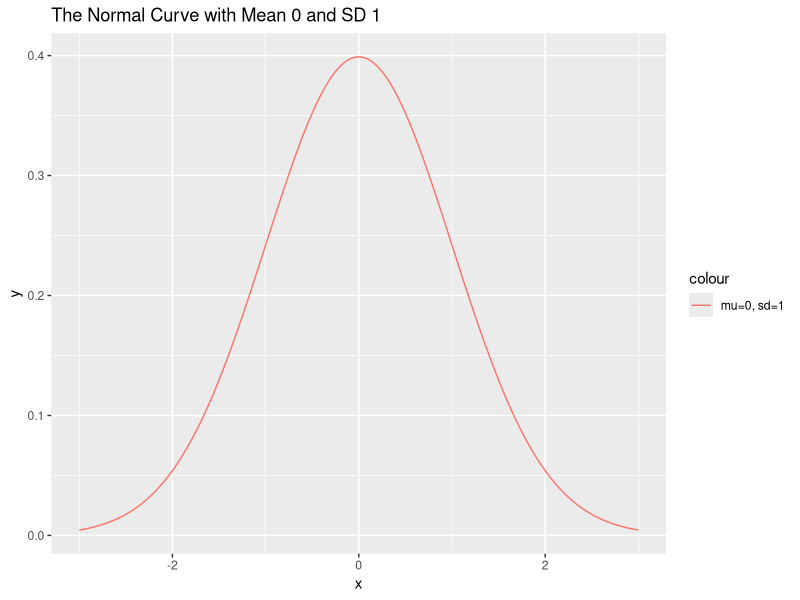
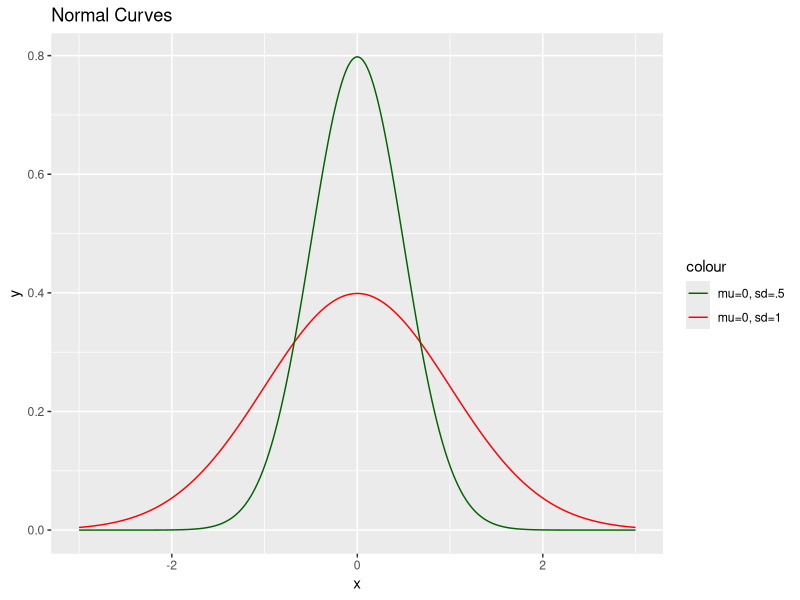
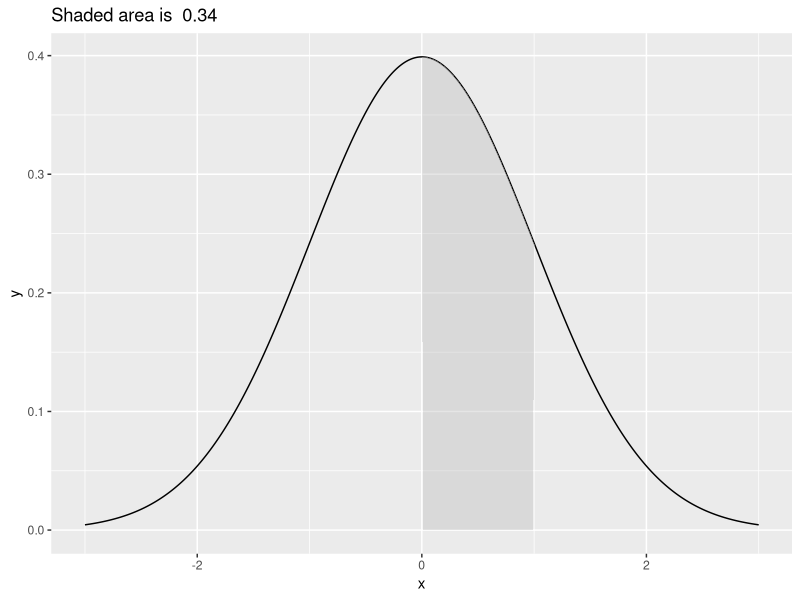
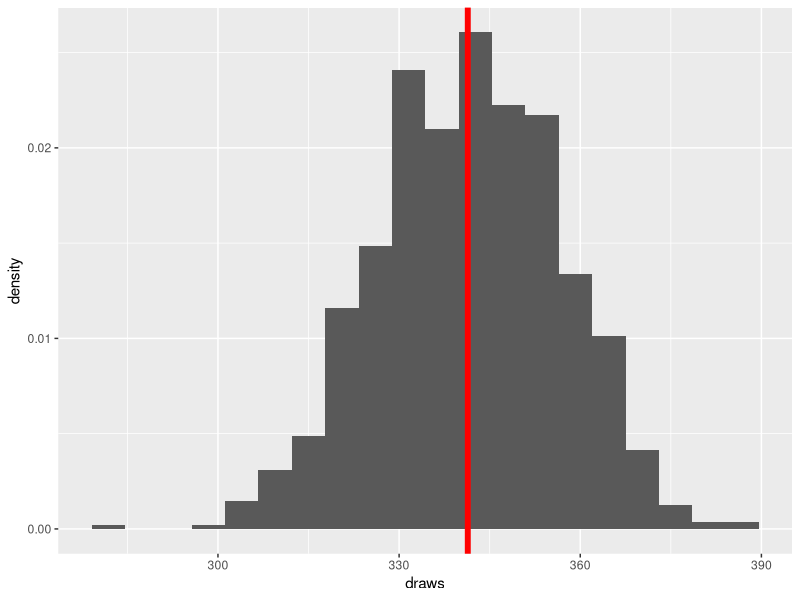
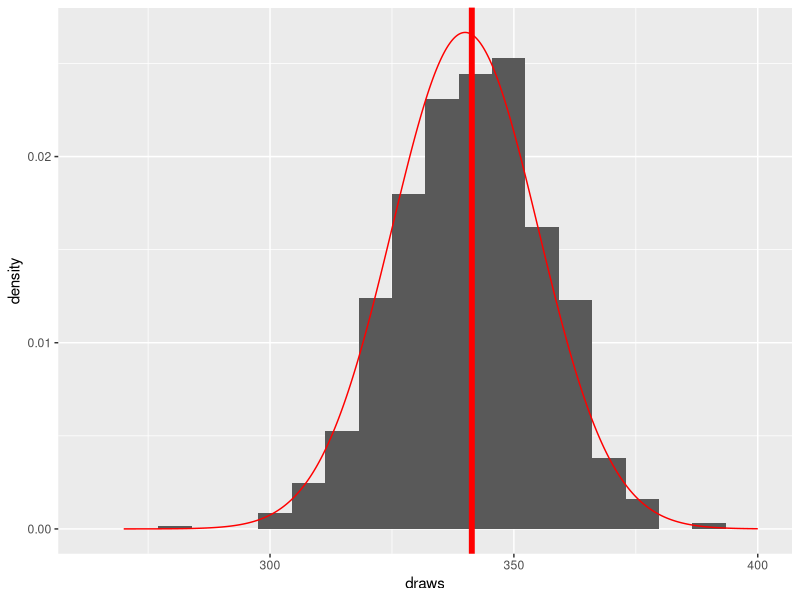
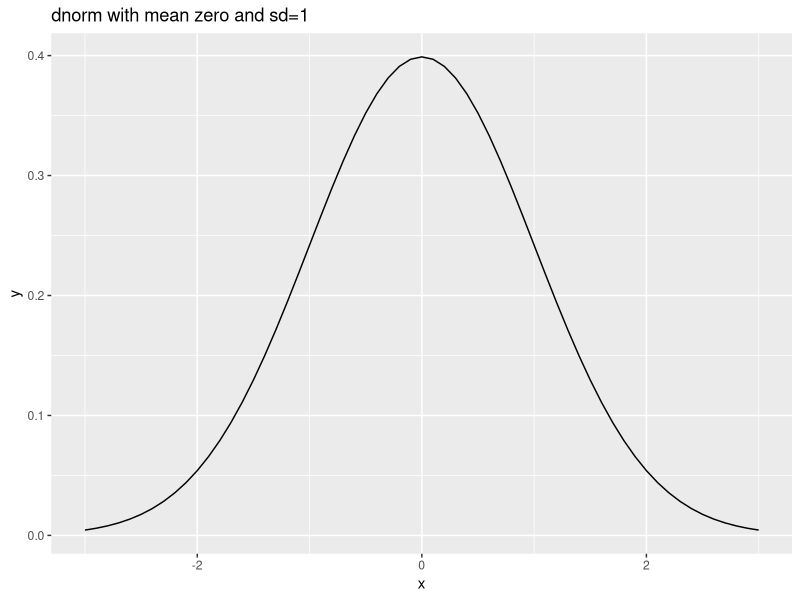
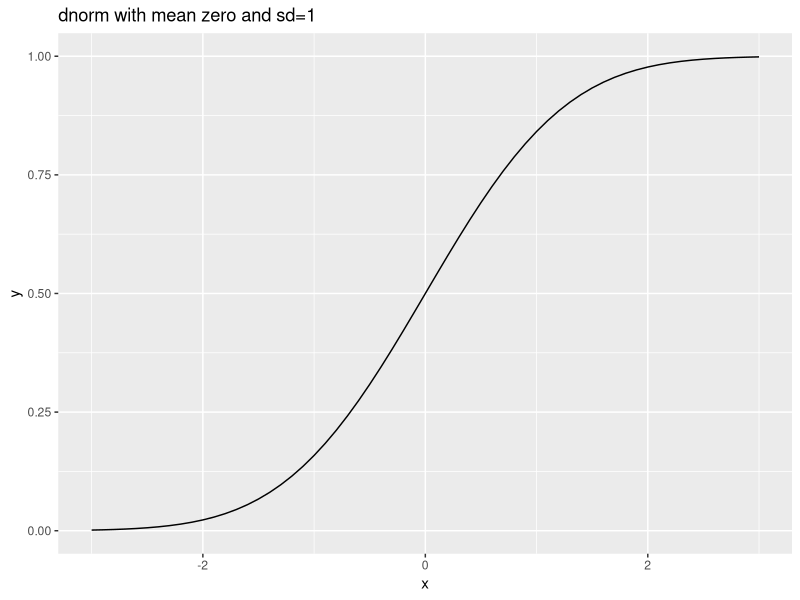
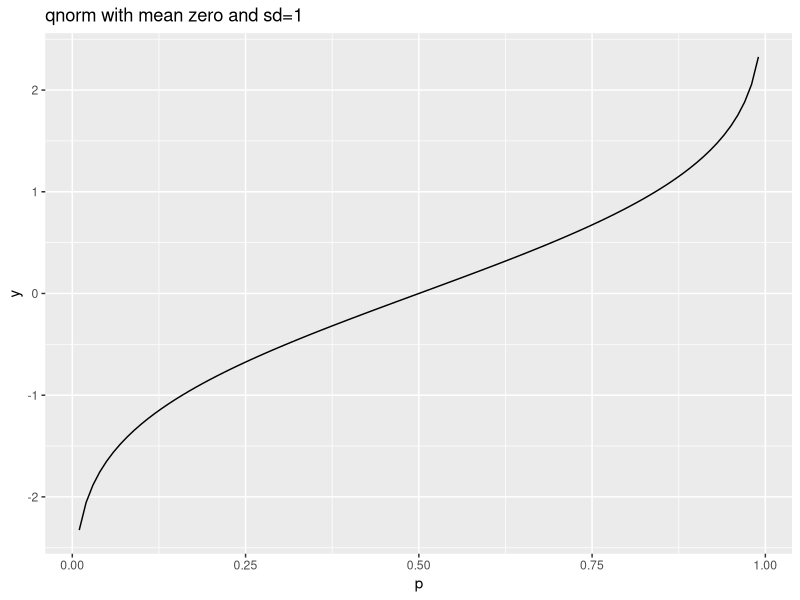

These figures' R source, in order:
## ---- chunk 1
library(tidyverse)
## ---- chunk 2
normal <- tibble(x = seq(-3, 3, .01), y = dnorm(x, 0, 1), y2 = dnorm(x, 0, .5))
plt <- ggplot(data = normal) +
    geom_line(aes(x = x, y = y, color = "mu=0, sd=1")) +
    labs(title = "The Normal Curve with Mean 0 and SD 1")
plt
## ---- chunk 3
normal |> mutate(y2 = dnorm(`x`, 0, .5))
plt <- plt + geom_line(aes(x = x, y = y2, color = "mu=0, sd=.5")) +
    scale_color_manual(
        values = c("mu=0, sd=1" = "red", "mu=0, sd=.5" = "darkgreen")
    ) +
    labs(title = "Normal Curves")
plt
## ---- chunk 4
area <- pnorm(1) - pnorm(0)
plt <- ggplot(data = normal) +
    geom_line(aes(x = x, y = y)) +
    geom_ribbon(
        aes(x = x, ymin = ifelse(x > 0 & x < 1, 0, y), ymax = y),
        fill = "gray",
        alpha = .4
    ) +
    labs(title = paste("Shaded area is ", format(area, nsmall = 2, digits = 2)))
plt
## ---- chunk 5
# count draws a 1000 points from a standard normal
# and counts how many lie between 0 and 1
# this is a binomal variable with N=1000 and p=.34

count <- function() {
    x <- rnorm(1000, 0, 1)
    sum(x >= 0 & x <= 1)
}
print(paste("Out of 1000 draws, ", sum(count()), " were between 0 and 1"))
## ---- chunk 6
draws <- replicate(1000, count())
## ---- chunk 7
hist <- ggplot() +
    geom_histogram(aes(x = draws, y = ..density..), bins = 20) +
    geom_vline(xintercept = mean(draws), color = "red", linewidth = 2)
hist
## ---- chunk 8
x <- seq(270, 400, .1)
y <- dnorm(x, mean = 340, sd = 14.96)
hist <- hist + geom_line(aes(x = x, y = y), color = "red")
hist
## ---- chunk 9
x <- seq(-3, 3, .1)
y <- dnorm(x)
ggplot() +
    geom_line(aes(x = x, y = y)) +
    labs(title = "dnorm with mean zero and sd=1")
## ---- chunk 10
x <- seq(-3, 3, .1)
y <- pnorm(x)
ggplot() +
    geom_line(aes(x = x, y = y)) +
    labs(title = "dnorm with mean zero and sd=1")
## ---- chunk 11
p <- seq(0.01, .99, length.out = 100)
y <- qnorm(p)
ggplot() +
    geom_line(aes(x = p, y = y)) +
    labs(title = "qnorm with mean zero and sd=1")
## ---- chunk 12
data <- rnorm(10000)
count <- sum(data < .674)
print(paste(count, " draws out of 10000 are less than .674"))
## ---- chunk 13
x <- seq(-3, 3, length.out = 100)
data <- rnorm(1000)
density <- dnorm(x)
ggplot() +
    geom_histogram(aes(x = data, y = ..density..), bins = 100) +
    geom_line(aes(x = x, y = density), color = "red")
## ---- chunk 14
# sample() returns the mean of a sample of n elements
sample <- function(n = 10) {
    mean(rnorm(n))
}
data <- replicate(1000, sample(10))
ggplot() +
    geom_histogram(aes(x = data, y = ..density..), binwidth = .1) +
    labs(title = paste("Average sample mean=", mean(data)))
## ---- chunk 15
q <- quantile(data)
q25 <- q["25%"]
q75 <- q["75%"]
print(paste("The middle 50% of the data lies between ", format(q25, digits = 2, nsmall = 2), " and ", format(q75, digits = 2, nsmall = 2)))
## ---- chunk 16
normal <- dnorm(seq(-3, 3, length.out = 100))
student <- dt(seq(-3, 3, length.out = 100), df = 9)
ggplot() +
    geom_line(aes(x = seq(-3, 3, length.out = 100), y = normal, color = "Normal")) +
    geom_line(aes(x = seq(-3, 3, length.out = 100), y = student, color = "t")) +
    scale_color_manual(values = c("Normal" = "blue", "t" = "red")) +
    labs(title = "Normal dist vs t-dist with 9 degrees of freedom")
## ---- chunk 17
data50 <- replicate(1000, sample(50))
plt <- ggplot() +
    geom_histogram(aes(x = data50, y = ..density..), binwidth = .1) +
    labs(title = paste("Average sample mean for samples of size 50=", format(mean(data50), digits = 2, nsmall = 2)))
plt
## ---- chunk 18
q <- quantile(data50, c(.25, .75))
q25 <- q["25%"]
q75 <- q["75%"]
print(paste("The middle 50% of the data lies between ", format(q25, digits = 2, nsmall = 2), " and ", format(q75, digits = 2, nsmall = 2)))
## ---- chunk 19
sample_var <- function(n = 10) {
    return(var(rnorm(n)))
}
var_samples <- replicate(100, sample_var(10))
ggplot() +
    geom_histogram(aes(x = var_samples, y = ..density..), bins = 25) +
    labs(title = "Distribution of variance of 10 element samples\n from standard normal")
## ---- chunk 20
var_samples <- replicate(10000, sample_var(10))
ggplot() +
    geom_histogram(aes(x = var_samples, y = ..density..), bins = 50) +
    labs(title = "Distribution of variance of 10 element samples\n from standard normal")
## ---- chunk 21
x <- seq(0, 4, length.out = 100)
df5 <- 5 * dchisq(5 * x, df = 5)
df10 <- 10 * dchisq(10 * x, df = 10)
df30 <- 30 * dchisq(30 * x, df = 30)
df <- tibble(x, df5, df10, df30)

ggplot(df, aes(x = x)) +
    geom_line(aes(y = df5, color = "df=5")) +
    geom_line(aes(y = df10, color = "df=10")) +
    geom_line(aes(y = df30, color = "df=30")) +
    scale_color_manual(values = c("df=5" = "blue", "df=10" = "red", "df=30" = "orange")) +
    labs(title = "Chi-Square Distributions", x = "x", y = "Density")
## ---- chunk 22
x <- seq(0, 4, length.out = 100)
df10 <- 10 * dchisq(10 * x, df = 10)
var_samples <- replicate(10000, sample_var(10))
ggplot() +
    geom_histogram(aes(x = var_samples, y = ..density..), bins = 50, alpha = .5) +
    labs(title = "Variance of 10 element samples from standard normal\n with chi-square density") +
    geom_line(aes(x = x, y = df10))
